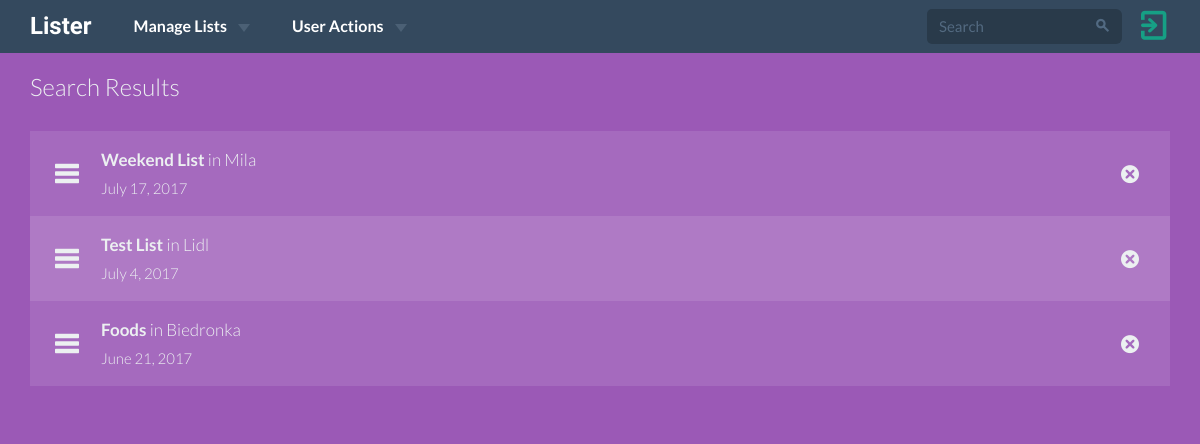
/lists/search/ (signed in), run on an earlier commit of the app's database.
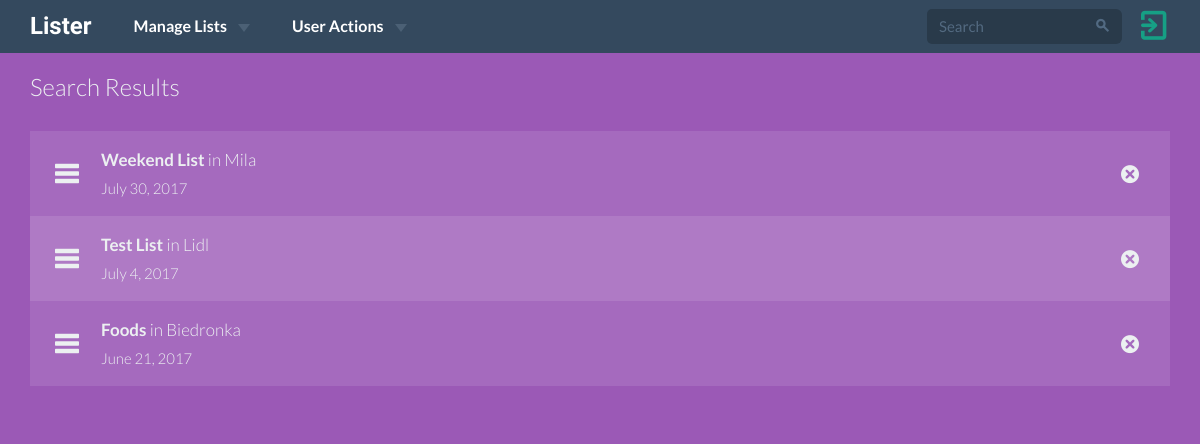
And on a later commit of the database.
### lists/models.py (models this page shows, shortened)
class ShoppingList(models.Model):
    name = models.CharField(max_length=15)
    user = models.ForeignKey(User, on_delete=models.CASCADE)
    shop = models.CharField(max_length=15)
    date = models.DateField()
    timestamp = models.DateTimeField(auto_now_add=True, auto_now=False)
    archived = models.BooleanField(default=False)
    class Meta:
        ordering = ['-date']

### lists/views.py (the view)
class ShoppingListsSearchView(LoginRequiredMixin, ListView):
    login_url = '/'
    redirect_field_name = 'redirect_to'
    template_name = 'lists/shopping_lists_search.html'
    context_object_name = 'shopping_lists'
    def get_queryset(self):
        q = self.request.GET.get('q')
        shopping_lists = ShoppingList.objects.filter(user=self.request.user) \
            .filter(archived=False)
        if q:
            shopping_lists = shopping_lists.filter(
                Q(name__icontains=q) |
                Q(shop__icontains=q)
                ).distinct()
        return shopping_lists

### lists/templates/lists/shopping_lists_search.html (shortened to what this page needs)
{% extends 'base.html' %} {% block head_title %}Search results{% endblock %} {% block content %} {% load staticfiles %}
<div class="lists-wrapper search-wrapper">
    <div class="container">
        <div class="row">
            <div class="col-sm-12">
                <h6>Search Results</h6>
            </div>
            <div class="col-md-12">
                <ul class="lists-list">
                    {% for list in shopping_lists %}
                    <li>
                        <a href="{% url 'lists:shopping_list_detail_view' pk=list.pk %}">
                        <div class="todo-icon fui-list"></div>
                        <div class="todo-content">
                            <h4 class="todo-name">
                                <strong>{{ list.name }}</strong> in {{ list.shop }}
                            </h4>
                            <small>{{ list.date }}</small>
                        </div>
                        </a>
                        <form method="POST" action="{% url 'lists:archive_shopping_list_view' pk=list.pk %}">
                            <div class="todo-right pull-right">
                                <button><span class="fui-cross-circle"></span></button>
                            </div>
                        </form>
                    </li>
                    {% endfor %}
                </ul>
            </div>
        </div>
    </div>
</div>
{% endblock %}

What changed in the data, as far as the page shows it:
changed ShoppingList "Weekend List": date "July 17, 2017" → "July 30, 2017"
